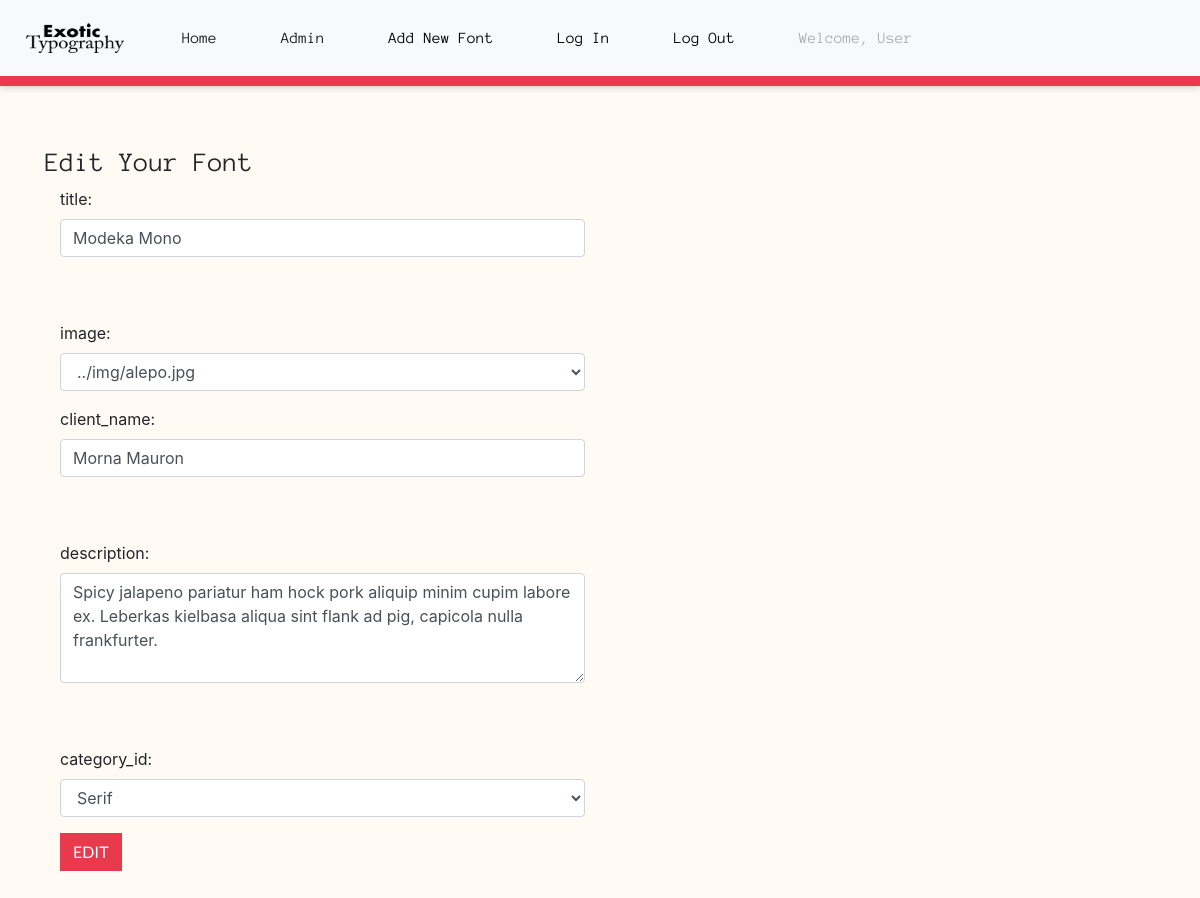
The page /backend/_edit.php?tb=portfolio_tb&id=4 (signed in) on the database its author committed.
### tables this page shows
CREATE TABLE `portfolio_tb` (
  `portfolio_id` int(11) NOT NULL,
  `title` varchar(30) NOT NULL,
  `image` text NOT NULL,
  `client_name` varchar(30) NOT NULL,
  `description` text NOT NULL,
  `category_id` int(11) NOT NULL
);

### backend/backend_db.php (called while the page is built, shortened)
<?php
	function db_connect() {
		static $connection;
		if(!isset($connection)) {
			$configArray = parse_ini_file("../../../con/config.ini");
			$connection = mysqli_connect($configArray["host"], $configArray["username"], $configArray["password"], $configArray["database"] );
			if(!$connection) {
				return mysqli_connect_error();
			}
			else {
				return $connection;
			}
		}
		else {
			return $connection;
		}
	}
?>

### backend/_edit.php (the view, shortened to what this page needs)
<?php include 'back_header.php'?>
<body>
    <div class="container admin-container">
		<h3>Edit Your Font </h3>
		<?php
			include "backend_db.php";
			if(isset($_GET["id"])) {
				if(db_connect()) {
					$id = mysqli_real_escape_string(db_connect(), $_GET["id"]);
					$tb = mysqli_real_escape_string(db_connect(), $_GET["tb"]);
					$query = "SELECT * FROM ".$tb." WHERE portfolio_id='".$id."'";
                    $queryResult = mysqli_query(db_connect(), $query);
					if($queryResult) {
                        echo "<div class='col-sm-12 col-md-12 col-lg-12'>";
						echo '<form class="form" action="_edit_process.php" method="POST">';
						while($rowArray = mysqli_fetch_assoc($queryResult)) {
							foreach($rowArray as $name=>$value) {
								if($name === "title" || $name === "client_name") {
                                    echo "<div class='form-group row'>";
                                    echo "<div class='col-sm-12 col-md-6 col-lg-6'>";
									echo '<label>'.$name.': </label><input type="text" class="form-control" name="'.$name.'" value="'.$value.'" required>
										<br><br>';
                                    echo "</div>";
                                    echo "</div>";
								}
								else if( $name === "category_id"){
                                    echo "<div class='form-group row'>";
                                    echo "<div class='col-sm-12 col-md-6 col-lg-6'>";
									echo '<label>'.$name.': </label>';
                                    echo "<select  class='form-control name='".$name."' value='".$value."'>";
                                    echo "<option value='1' selected>Serif</option>";
									echo "</select>";
                                    echo "</div>";
                                    echo "</div>";
                                }
                                else if($name === "description") {
                                    echo "<div class='form-group row'>";
                                    echo "<div class='col-sm-12 col-md-6 col-lg-6'>";
									echo '<label>'.$name.': </label><textarea type="text" class="form-control" name="'.$name.'" rows="4" required>'.$value.'</textarea>
										<br><br>';
                                    echo "</div>";
                                    echo "</div>";
								}
								else if ($name === "image"){
									echo "<div class='form-group row'>";
                                    echo "<div class='col-sm-12 col-md-6 col-lg-6'>";
									echo '<label>'.$name.': </label>';
									echo "<select  class='form-control imageSelect' id='imageSelect' name='".$name."' value='".$value."'>";
										foreach(glob('../img/*[.jpg, .jpeg, .png, .PNG]') as $filename){
											echo "<option>" . $filename . "</option>";
										}
									echo "</select>";
                                    echo "</div>";
                                    echo "</div>";
                                }
								else {
									echo '<input type="hidden" name="'.$name.'" value="'.$value.'">';
								}
							}
							echo '<input type="submit" class="btn btn-primary" value="Edit">';
						}
						echo '</form>';
                        echo"</div>";
					}
				}
			}
		?>
    </div>
	</body>
    <?php include 'back_footer.php'?>
</html>

### css/styles.css (style rules this page uses)
h3 { font-family: 'Anonymous', 'monospace'; font-weight: normal; font-size: 1.7rem; }
body { background: #FFFBF4; }
.btn-primary { color: #fff; font-family: 'Lato', 'sans-serif'; background-color: #E9394D; border-color: #E9394D; border-radius: 0px; text-transform: uppercase; }
.admin-container { margin-top: 60px; margin-bottom: 60px; }

### rows shown on the page
portfolio_tb: name "title", title "Modeka Mono", name "image", image "../img/alepo.jpg", name "client_name", client_name "Morna Mauron", name "description", description "Spicy jalapeno pariatur ham hock pork aliquip minim cupim labore ex. Leberkas kielbasa aliqua sint flank ad pig, capicola nulla frankfurter.", name "category_id", category "Serif"

### other values the page prints
$_SESSION['username'] "User"
